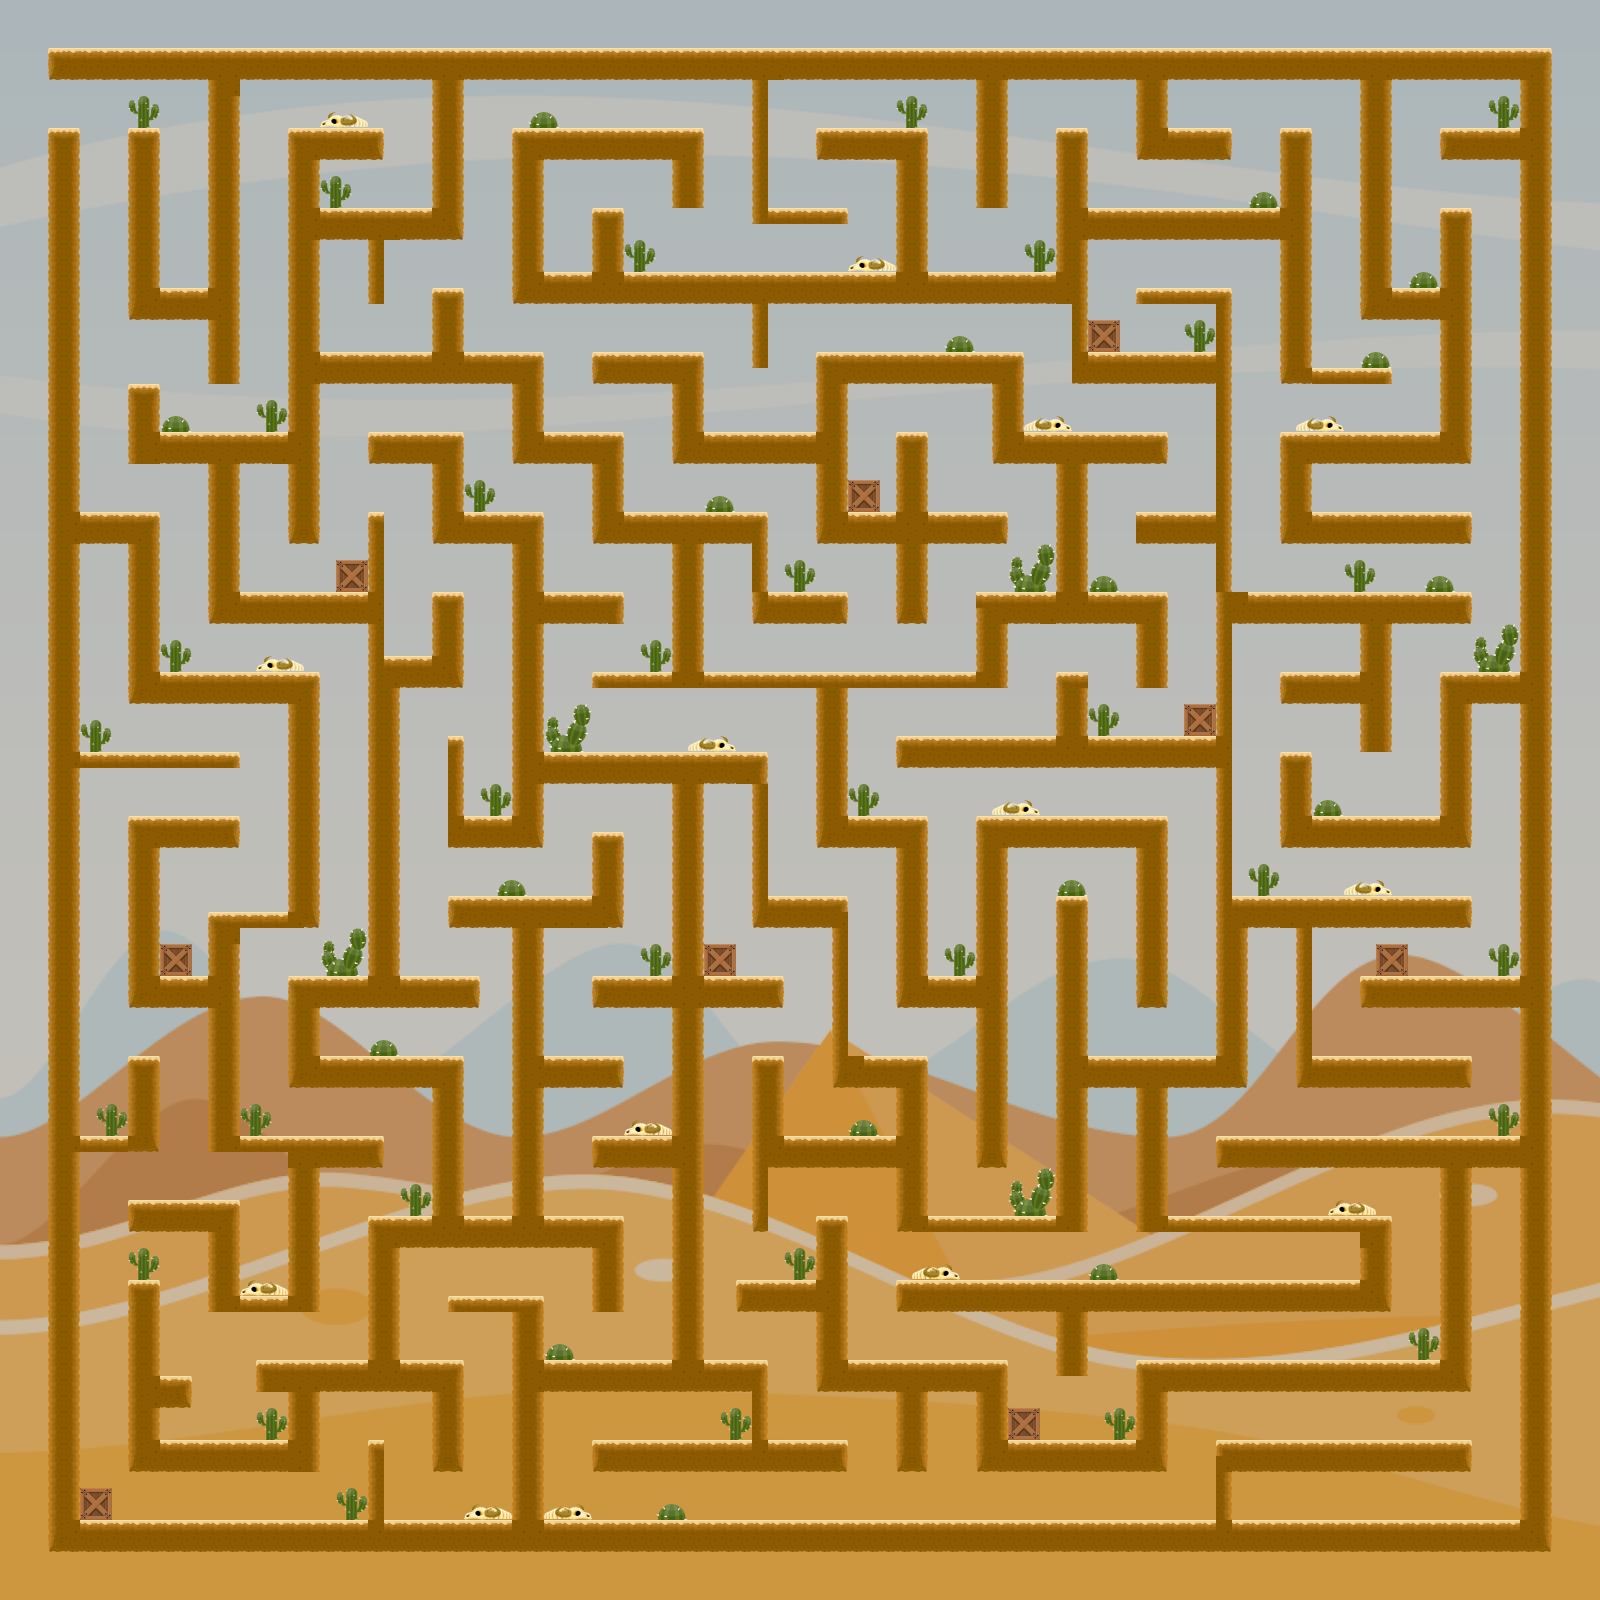

Below is a game level as drawn by its tile map, then a one-line description and the .tmx that defines it (tile-layer data replaced by summaries):
An orthogonal 100x100 tile map with 16x16 px tiles, 6 tile layers (BG, Terrain, FG, Backdrop, ...), 13 tilesets and 87 objects (67x gold, 14x diamond, 4x gunner, player, keys).

<map version="1.10" tiledversion="git" orientation="orthogonal" renderorder="right-down" width="100" height="100" tilewidth="16" tileheight="16" infinite="0" nextlayerid="15" nextobjectid="97">
 <properties>
  <property name="level_unlock" type="int" value="8" />
 </properties>
 <tileset firstgid="1" source="../tsx_files/BG_desert.tsx" />
 <tileset firstgid="13301" source="../tsx_files/desert_maze.tsx" />
 <tileset firstgid="13302" source="../tsx_files/desert tiles.tsx" />
 <tileset firstgid="13318" source="../tsx_files/Cactus (1).tsx" />
 <tileset firstgid="13322" source="../tsx_files/Cactus (2).tsx" />
 <tileset firstgid="13324" source="../tsx_files/Cactus (3).tsx" />
 <tileset firstgid="13333" source="../tsx_files/Crate.tsx" />
 <tileset firstgid="13337" source="../tsx_files/Skeleton.tsx" />
 <tileset firstgid="13340" source="../player/player.tsx" />
 <tileset firstgid="13341" source="../items/coin.tsx" />
 <tileset firstgid="13342" source="../items/diamond.tsx" />
 <tileset firstgid="13343" source="../enemies/gunner.tsx" />
 <tileset firstgid="13344" source="../tsx_files/key.tsx" />
 <layer id="1" name="BG" width="100" height="100" locked="1">
  <data>[10000 cells, 10000 non-empty, 10000 distinct tile ids]</data>
 </layer>
 <objectgroup id="10" name="Moving Objects" locked="1" />
 <layer id="4" name="Terrain" width="100" height="100">
  <data>[10000 cells, 3604 non-empty, 9 distinct tile ids]</data>
 </layer>
 <layer id="5" name="FG" width="100" height="100">
  <data>[10000 cells, 285 non-empty, 22 distinct tile ids]</data>
 </layer>
 <objectgroup id="6" name="Objects">
  <object id="2" name="player" gid="13340" x="154" y="136.333" width="64" height="64" />
 </objectgroup>
 <objectgroup id="7" name="Items">
  <object id="7" name="gold" gid="13341" x="86" y="208" width="32" height="32" />
  <object id="8" name="gold" gid="13341" x="85.3333" y="260.667" width="32" height="32" />
  <object id="9" name="gold" gid="13341" x="86" y="316.667" width="32" height="32" />
  <object id="10" name="gold" gid="13341" x="86" y="376" width="32" height="32" />
  <object id="11" name="gold" gid="13341" x="85.3333" y="430" width="32" height="32" />
  <object id="12" name="gold" gid="13341" x="86" y="481.333" width="32" height="32" />
  <object id="13" name="gold" gid="13341" x="470.333" y="152.667" width="32" height="32" />
  <object id="14" name="gold" gid="13341" x="469.667" y="205.334" width="32" height="32" />
  <object id="15" name="gold" gid="13341" x="470.333" y="261.334" width="32" height="32" />
  <object id="17" name="gold" gid="13341" x="327" y="741.333" width="32" height="32" />
  <object id="18" name="gold" gid="13341" x="326.333" y="794" width="32" height="32" />
  <object id="19" name="gold" gid="13341" x="327" y="850" width="32" height="32" />
  <object id="20" name="gold" gid="13341" x="327" y="909.333" width="32" height="32" />
  <object id="21" name="gold" gid="13341" x="471" y="613.333" width="32" height="32" />
  <object id="22" name="gold" gid="13341" x="470.333" y="666" width="32" height="32" />
  <object id="23" name="gold" gid="13341" x="471" y="722" width="32" height="32" />
  <object id="24" name="gold" gid="13341" x="471" y="781.333" width="32" height="32" />
  <object id="25" name="gold" gid="13341" x="87" y="1272.33" width="32" height="32" />
  <object id="26" name="gold" gid="13341" x="86.3333" y="1325" width="32" height="32" />
  <object id="27" name="gold" gid="13341" x="87" y="1381" width="32" height="32" />
  <object id="28" name="gold" gid="13341" x="87" y="1440.33" width="32" height="32" />
  <object id="29" name="gold" gid="13341" x="714.667" y="1074" width="32" height="32" />
  <object id="30" name="gold" gid="13341" x="714" y="1126.67" width="32" height="32" />
  <object id="31" name="gold" gid="13341" x="714.667" y="1182.67" width="32" height="32" />
  <object id="32" name="gold" gid="13341" x="714.667" y="1242" width="32" height="32" />
  <object id="33" name="gold" gid="13341" x="1015.33" y="970" width="32" height="32" />
  <object id="34" name="gold" gid="13341" x="1014.67" y="1022.67" width="32" height="32" />
  <object id="35" name="gold" gid="13341" x="1015.33" y="1078.67" width="32" height="32" />
  <object id="36" name="gold" gid="13341" x="1015.33" y="1138" width="32" height="32" />
  <object id="37" name="gold" gid="13341" x="1177.67" y="846" width="32" height="32" />
  <object id="38" name="gold" gid="13341" x="1177" y="898.667" width="32" height="32" />
  <object id="39" name="gold" gid="13341" x="1177.67" y="954.667" width="32" height="32" />
  <object id="40" name="gold" gid="13341" x="1177.67" y="1014" width="32" height="32" />
  <object id="41" name="gold" gid="13341" x="1247" y="372.667" width="32" height="32" />
  <object id="42" name="gold" gid="13341" x="1246.33" y="425.334" width="32" height="32" />
  <object id="43" name="gold" gid="13341" x="1247" y="481.334" width="32" height="32" />
  <object id="44" name="gold" gid="13341" x="1247" y="540.667" width="32" height="32" />
  <object id="45" name="gold" gid="13341" x="1480" y="289.333" width="32" height="32" />
  <object id="46" name="gold" gid="13341" x="1479.33" y="342" width="32" height="32" />
  <object id="47" name="gold" gid="13341" x="1480" y="398" width="32" height="32" />
  <object id="48" name="gold" gid="13341" x="1480" y="457.333" width="32" height="32" />
  <object id="49" name="gold" gid="13341" x="1479.67" y="1258.67" width="32" height="32" />
  <object id="50" name="gold" gid="13341" x="1479" y="1311.33" width="32" height="32" />
  <object id="51" name="gold" gid="13341" x="1479.67" y="1367.33" width="32" height="32" />
  <object id="52" name="gold" gid="13341" x="1479.67" y="1426.67" width="32" height="32" />
  <object id="53" name="gold" gid="13341" x="943" y="439.333" width="32" height="32" />
  <object id="54" name="gold" gid="13341" x="945" y="498.667" width="32" height="32" />
  <object id="57" name="gold" gid="13341" x="709.667" y="349" width="32" height="32" />
  <object id="58" name="gold" gid="13341" x="711.667" y="408.334" width="32" height="32" />
  <object id="59" name="gold" gid="13341" x="773" y="784.333" width="32" height="32" />
  <object id="60" name="gold" gid="13341" x="775" y="843.667" width="32" height="32" />
  <object id="61" name="gold" gid="13341" x="1009" y="661" width="32" height="32" />
  <object id="62" name="gold" gid="13341" x="1011" y="720.334" width="32" height="32" />
  <object id="63" name="gold" gid="13341" x="556.333" y="976.333" width="32" height="32" />
  <object id="64" name="gold" gid="13341" x="558.333" y="1035.67" width="32" height="32" />
  <object id="65" name="gold" gid="13341" x="552" y="520.333" width="32" height="32" />
  <object id="66" name="gold" gid="13341" x="554" y="579.667" width="32" height="32" />
  <object id="67" name="gold" gid="13341" x="861.333" y="1451.67" width="32" height="32" />
  <object id="68" name="gold" gid="13341" x="863.333" y="1511" width="32" height="32" />
  <object id="69" name="gold" gid="13341" x="1247.67" y="1070.33" width="32" height="32" />
  </objectgroup>
 <layer id="14" name="Backdrop" width="100" height="100">
  <data>[10000 cells, 0 non-empty, 0 distinct tile ids]</data>
 </layer>
 <objectgroup id="8" name="Enemies" locked="1">
  <!-- 4 objects omitted --></objectgroup>
 <objectgroup id="11" name="Data" locked="1">
  <properties>
   <property name="unlock_level" type="int" value="12" />
  </properties>
 </objectgroup>
 <layer id="12" name="Platforms" width="100" height="100">
  <data>[10000 cells, 0 non-empty, 0 distinct tile ids]</data>
 </layer>
 <objectgroup id="13" name="Data">
  <properties>
   <property name="level_unlock" type="int" value="8" />
  </properties>
 </objectgroup>
 <layer id="9" name="FG_2" width="100" height="100" locked="1">
  <data>[10000 cells, 0 non-empty, 0 distinct tile ids]</data>
 </layer>
</map>
<!-- 26 of 87 objects omitted -->
